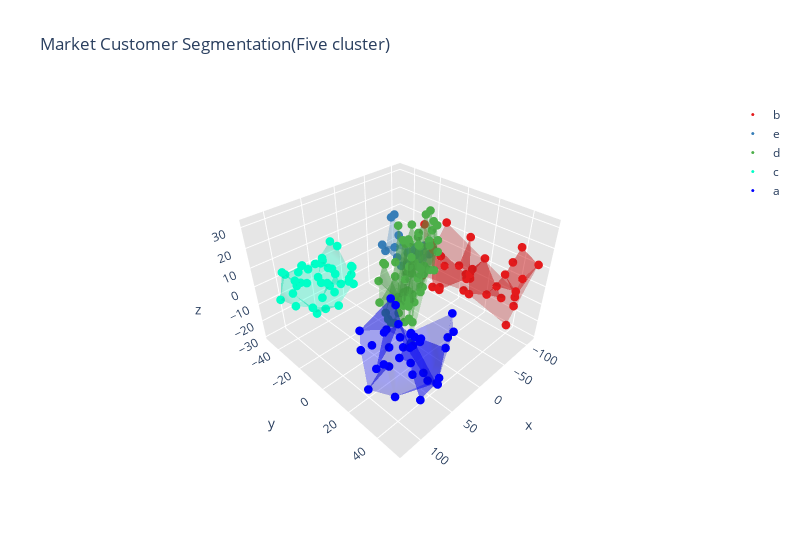

Notebook code cell kept with this figure:
### Code cell
data = []
clusters = []
colors = ['rgb(228,26,28)', 'rgb(55,126,184)', 
          'rgb(77,175,74)', 'rgb(0,255,199)', 
          'rgb(0,0,255)']

for i in range(len(origin_3d_pca.labels.unique())):
    name = origin_3d_pca.labels.unique()[i]
    color = colors[i]
    x = origin_3d_pca[ origin_3d_pca['labels'] == name ]['zero']
    y = origin_3d_pca[ origin_3d_pca['labels'] == name ]['first']
    z = origin_3d_pca[ origin_3d_pca['labels'] == name ]['second']
    
    trace = dict(
        name = name,
        x = x, y = y, z = z,
        type = "scatter3d",    
        mode = 'markers',
        marker = dict( size=3, color=color, line=dict(width=0) ) )
    data.append( trace )
    
    cluster = dict(
        color = color,
        opacity = 0.3,
        type = "mesh3d",    
        x = x, y = y, z = z )
    data.append( cluster )

layout = dict(
    width=800,
    height=550,
    autosize=False,
    title='Market Customer Segmentation(Five cluster)',
    scene=dict(
        xaxis=dict(
            gridcolor='rgb(255, 255, 255)',
            zerolinecolor='rgb(255, 255, 255)',
            showbackground=True,
            backgroundcolor='rgb(230, 230,230)'
        ),
        yaxis=dict(
            gridcolor='rgb(255, 255, 255)',
            zerolinecolor='rgb(255, 255, 255)',
            showbackground=True,
            backgroundcolor='rgb(230, 230,230)'
        ),
        zaxis=dict(
            gridcolor='rgb(255, 255, 255)',
            zerolinecolor='rgb(255, 255, 255)',
            showbackground=True,
            backgroundcolor='rgb(230, 230,230)'
        ),
        aspectratio = dict( x=1, y=1, z=0.7 ),
        aspectmode = 'manual'        
    ),
)

fig = dict(data=data, layout=layout)
iplot(fig)
